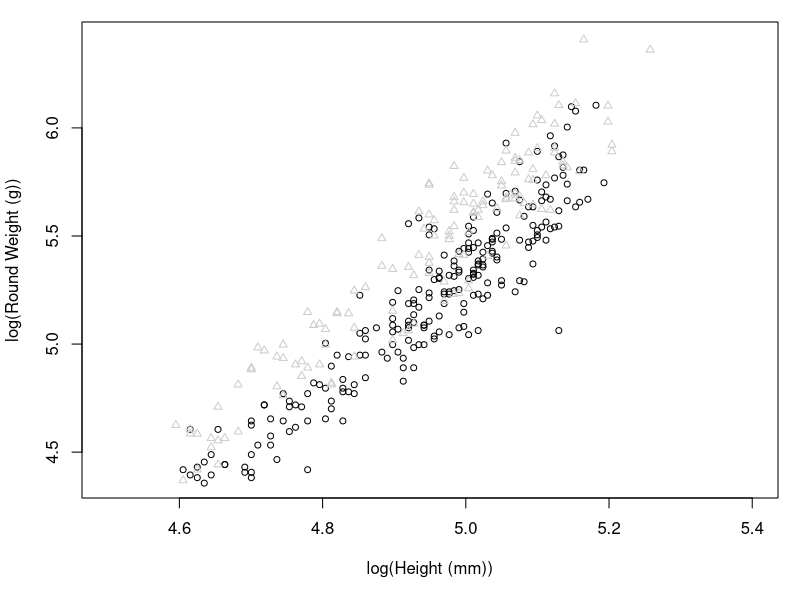

Recreate this plot in R. (Note: this script raises an error after producing the figure.)
# load ----
library(tidyverse)
theme_set(theme_bw()+ 
            theme(panel.grid.major = element_blank(),
                  panel.grid.minor = element_blank()))
# data ----
#clean up event data- change names and data types etc.
events <- read.csv('./data/events_2016_161027.csv')
events %>% mutate(ID = gsub(" ", "", STATION_ID),date = as.Date(DATE_SET, format='%m-%d-%Y'),
                  year = as.numeric(format(date, "%Y"))) %>% 
  select(year=year, date=date, Event = EVENT_ID, District = DISTRICT, 
         Dredge = DREDGE_ID, Bed = BED_SW, Type = STATION_TYPE, ID = ID, 
         slat = START_LATITUDE, slon=START_LONGITUDE, sdepth = DEPTH_START_F, 
         stime = START_TIME, speed=TOW_SPEED, maxdepth=Max_Dpth_fa, mindepth=Min_Dpth_fa, 
         elat=END_LATITUDE, elon=END_LONGITUDE, edepth=DEPTH_END_F, etime=END_TIME, 
         calc_length=TOW_LENGTH_CALC, field_length=TOW_LENGTH_FIELD,length=TOW_LENGTH_DESIGNATED,
         performance=GEAR_PERFORMANCE_CODE_SW) %>% 
  filter (performance == 1, Type != "Ancillary") -> event

catch <- read.csv('./data/catchComp_2016_161027.csv')
catch %>% select(Event = EVENT_ID, species=RACE_CODE, 
                 size_class=SCAL_SIZE_CLASS, count=COUNT,
                 sample_wt=SAMPLE_WT_KG, cond = CONDITION_CODE_RII, 
                 sample_type = SAMPLE_TYPE)  %>%
  filter (Event %in% event$Event) -> catch

awl <- read.csv('./data/awl_2016_161027.csv')
awl %>% select(Event = EVENT_ID, species=RACE_CODE, weight=WHOLE_WT_GRAMS, SC = SCAL_SIZE_CLASS, meat = MEAT_WEIGHT_GRAMS,
               worm=SHELL_WORM_SW, height=SHELL_HEIGHT_MM, sex=SEX_SW, 
               gonad_cond=SCAL_GONAD_COND, blister=MUD_BLISTER_SW, 
               meat_cond=MEAT_CONDITION_SW, clapper = CLAPPER, 
               sample_type = SAMPLE_TYPE) %>%
  filter (Event %in% event$Event, species == 74120, is.na(clapper), !is.na(weight)) -> awl

##plot KHS1 WW/SH and MRR by month ----
#awl %>% filter(SC == 1) -> awl  # larges only for plots emailed. 
awl %>% left_join(event) -> awl 
awl$Month <- factor(months(awl$date), levels = c("January","February","March", "April","May","June","July","August","September", "October","November","December"))
#filter(awl, Month != "April") -> awl
awl$WH <- awl$weight/awl$height
filter(awl, Month == "May", Bed == "KSH1") -> may
filter(awl, Month == "July", Bed == "KSH1") -> july
par(mar=c(5.1,4.1,1.1,1.1))
plot(log(may$weight) ~ log(may$height), col = 'gray80', xlim = c(4.5, 5.4), 
     main = "", xlab = "log(Height (mm))", ylab = "log(Round Weight (g))", type = "n")
points(log(july$weight) ~ log(july$height), col = 'black', add = T, cex = .8 )
points(log(may$weight) ~ log(may$height), col = 'gray80', add = T, cex = .8, pch = 2)
legend(locator(1), c("May","July"), col= c('black','gray80'), cex = c(.8,.8), pch = c(1,2), bty = 'n')
mod.may <- lm(log(may$weight) ~ log(may$height))
abline(mod.may, add = T, col = "gray80")
mod.july <- lm(log(july$weight) ~ log(july$height))
abline(mod.july, add = T, col = 'black')


#densitiy plot weight/height KSH1 
 qplot(WH, data=awl, geom="density", fill=Month, alpha=I(.5),
       xlab="Weight/Height",
      ylab="Density") -> m
 m + scale_fill_manual(values=c("lightblue1", "plum2", "lightsalmon1"))
      
#Density plot of MRR (MW/WW) by month 
awl$MR <- awl$meat/awl$weight 
qplot(MR,  data=awl, geom="density", fill=Month, alpha=I(.5),
      xlab="Meat Weight/ Round Weight",
      ylab="Density") -> mr
mr + scale_fill_manual(values=c( "#f0f0f0",  "#bdbdbd", "#636363")) + theme(legend.position=c(.75, .75))
